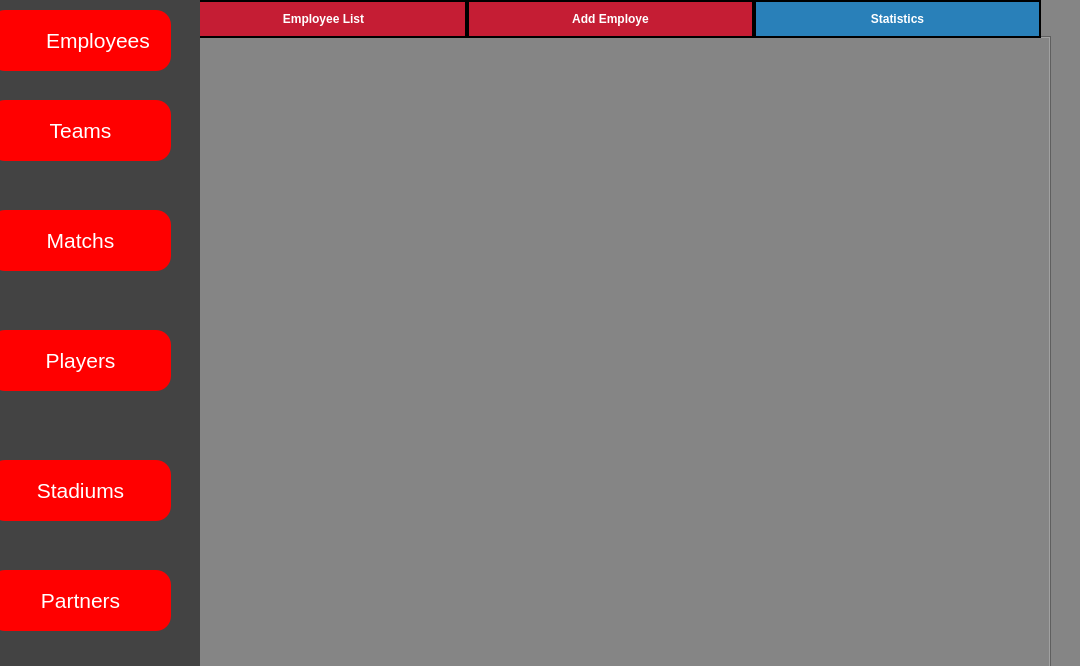
<?xml version="1.0" encoding="UTF-8"?>
<ui version="4.0">
 <class>employeePage</class>
 <widget class="QWidget" name="employeePage">
  <property name="geometry">
   <rect>
    <x>0</x>
    <y>0</y>
    <width>1080</width>
    <height>666</height>
   </rect>
  </property>
  <property name="windowTitle">
   <string>Form</string>
  </property>
  <layout class="QHBoxLayout" name="horizontalLayout" stretch="0,0">
   <property name="spacing">
    <number>0</number>
   </property>
   <property name="leftMargin">
    <number>0</number>
   </property>
   <property name="topMargin">
    <number>0</number>
   </property>
   <property name="rightMargin">
    <number>0</number>
   </property>
   <property name="bottomMargin">
    <number>0</number>
   </property>
   <item>
    <widget class="QWidget" name="sidebar" native="true">
     <property name="sizePolicy">
      <sizepolicy hsizetype="Fixed" vsizetype="Expanding">
       <horstretch>0</horstretch>
       <verstretch>0</verstretch>
      </sizepolicy>
     </property>
     <property name="minimumSize">
      <size>
       <width>200</width>
       <height>0</height>
      </size>
     </property>
     <property name="styleSheet">
      <string notr="true">background-color:#434343;</string>
     </property>
     <widget class="QPushButton" name="employeeButton">
      <property name="geometry">
       <rect>
        <x>-10</x>
        <y>10</y>
        <width>181</width>
        <height>61</height>
       </rect>
      </property>
      <property name="font">
       <font>
        <family>Arial</family>
        <pointsize>16</pointsize>
       </font>
      </property>
      <property name="cursor">
       <cursorShape>PointingHandCursor</cursorShape>
      </property>
      <property name="layoutDirection">
       <enum>Qt::LayoutDirection::LeftToRight</enum>
      </property>
      <property name="styleSheet">
       <string notr="true">QPushButton {
    background-color: red;             /* Red background */
    border-radius: 15px;               /* Rounded corners */
    color: white;                      /* White text */
    border: none;                      /* No border */
    padding: 10px 20px;                /* Padding inside the button */
}

QPushButton:hover {
    background-color: blue;           /* Blue background when hovered */
}

QPushButton[selected=&quot;true&quot;] {
    background-color: blue;            /* Blue background when selected */
}</string>
      </property>
      <property name="text">
       <string>      Employees</string>
      </property>
     </widget>
     <widget class="QPushButton" name="teamsButton">
      <property name="geometry">
       <rect>
        <x>-10</x>
        <y>100</y>
        <width>181</width>
        <height>61</height>
       </rect>
      </property>
      <property name="font">
       <font>
        <family>Arial</family>
        <pointsize>16</pointsize>
       </font>
      </property>
      <property name="cursor">
       <cursorShape>PointingHandCursor</cursorShape>
      </property>
      <property name="layoutDirection">
       <enum>Qt::LayoutDirection::LeftToRight</enum>
      </property>
      <property name="styleSheet">
       <string notr="true">QPushButton {
    background-color: red;             /* Red background */
    border-radius: 15px;               /* Rounded corners */
    color: white;                      /* White text */
    border: none;                      /* No border */
    padding: 10px 20px;                /* Padding inside the button */
}

QPushButton:hover {
    background-color: blue;           /* Blue background when hovered */
}
QPushButton:pressed, QPushButton:checked {
    background-color: blue;           /* Blue background when pressed or selected */
}</string>
      </property>
      <property name="text">
       <string>Teams</string>
      </property>
     </widget>
     <widget class="QPushButton" name="matchsButton">
      <property name="geometry">
       <rect>
        <x>-10</x>
        <y>210</y>
        <width>181</width>
        <height>61</height>
       </rect>
      </property>
      <property name="font">
       <font>
        <family>Arial</family>
        <pointsize>16</pointsize>
       </font>
      </property>
      <property name="cursor">
       <cursorShape>PointingHandCursor</cursorShape>
      </property>
      <property name="layoutDirection">
       <enum>Qt::LayoutDirection::LeftToRight</enum>
      </property>
      <property name="styleSheet">
       <string notr="true">QPushButton {
    background-color: red;             /* Red background */
    border-radius: 15px;               /* Rounded corners */
    color: white;                      /* White text */
    border: none;                      /* No border */
    padding: 10px 20px;                /* Padding inside the button */
}

QPushButton:hover {
    background-color: blue;           /* Blue background when hovered */
}
QPushButton:pressed, QPushButton:checked {
    background-color: blue;           /* Blue background when pressed or selected */
}</string>
      </property>
      <property name="text">
       <string>Matchs</string>
      </property>
     </widget>
     <widget class="QPushButton" name="playersButton">
      <property name="geometry">
       <rect>
        <x>-10</x>
        <y>330</y>
        <width>181</width>
        <height>61</height>
       </rect>
      </property>
      <property name="font">
       <font>
        <family>Arial</family>
        <pointsize>16</pointsize>
       </font>
      </property>
      <property name="cursor">
       <cursorShape>PointingHandCursor</cursorShape>
      </property>
      <property name="layoutDirection">
       <enum>Qt::LayoutDirection::LeftToRight</enum>
      </property>
      <property name="styleSheet">
       <string notr="true">QPushButton {
    background-color: red;             /* Red background */
    border-radius: 15px;               /* Rounded corners */
    color: white;                      /* White text */
    border: none;                      /* No border */
    padding: 10px 20px;                /* Padding inside the button */
}

QPushButton:hover {
    background-color: blue;           /* Blue background when hovered */
}
QPushButton:pressed, QPushButton:checked {
    background-color: blue;           /* Blue background when pressed or selected */
}</string>
      </property>
      <property name="text">
       <string>Players</string>
      </property>
     </widget>
     <widget class="QPushButton" name="stadiumsButton">
      <property name="geometry">
       <rect>
        <x>-10</x>
        <y>460</y>
        <width>181</width>
        <height>61</height>
       </rect>
      </property>
      <property name="font">
       <font>
        <family>Arial</family>
        <pointsize>16</pointsize>
       </font>
      </property>
      <property name="cursor">
       <cursorShape>PointingHandCursor</cursorShape>
      </property>
      <property name="layoutDirection">
       <enum>Qt::LayoutDirection::LeftToRight</enum>
      </property>
      <property name="styleSheet">
       <string notr="true">QPushButton {
    background-color: red;             /* Red background */
    border-radius: 15px;               /* Rounded corners */
    color: white;                      /* White text */
    border: none;                      /* No border */
    padding: 10px 20px;                /* Padding inside the button */
}

QPushButton:hover {
    background-color: blue;           /* Blue background when hovered */
}
QPushButton:pressed, QPushButton:checked {
    background-color: blue;           /* Blue background when pressed or selected */
}</string>
      </property>
      <property name="text">
       <string>Stadiums</string>
      </property>
     </widget>
     <widget class="QPushButton" name="partnersButton">
      <property name="geometry">
       <rect>
        <x>-10</x>
        <y>570</y>
        <width>181</width>
        <height>61</height>
       </rect>
      </property>
      <property name="font">
       <font>
        <family>Arial</family>
        <pointsize>16</pointsize>
       </font>
      </property>
      <property name="cursor">
       <cursorShape>PointingHandCursor</cursorShape>
      </property>
      <property name="layoutDirection">
       <enum>Qt::LayoutDirection::LeftToRight</enum>
      </property>
      <property name="styleSheet">
       <string notr="true">QPushButton {
    background-color: red;             /* Red background */
    border-radius: 15px;               /* Rounded corners */
    color: white;                      /* White text */
    border: none;                      /* No border */
    padding: 10px 20px;                /* Padding inside the button */
}

QPushButton:hover {
    background-color: blue;           /* Blue background when hovered */
}
QPushButton:pressed, QPushButton:checked {
    background-color: blue;           /* Blue background when pressed or selected */
}</string>
      </property>
      <property name="text">
       <string>Partners</string>
      </property>
     </widget>
     <widget class="QLabel" name="empIoyeeIcon">
      <property name="geometry">
       <rect>
        <x>0</x>
        <y>20</y>
        <width>51</width>
        <height>41</height>
       </rect>
      </property>
      <property name="sizePolicy">
       <sizepolicy hsizetype="Preferred" vsizetype="Preferred">
        <horstretch>0</horstretch>
        <verstretch>0</verstretch>
       </sizepolicy>
      </property>
      <property name="styleSheet">
       <string notr="true">background-color:none</string>
      </property>
      <property name="text">
       <string/>
      </property>
      <property name="pixmap">
       <pixmap resource="resources.qrc">:/textures/textures/employeeIcon.png</pixmap>
      </property>
      <property name="scaledContents">
       <bool>true</bool>
      </property>
     </widget>
     <widget class="QLabel" name="teamsIcon">
      <property name="geometry">
       <rect>
        <x>0</x>
        <y>100</y>
        <width>51</width>
        <height>61</height>
       </rect>
      </property>
      <property name="styleSheet">
       <string notr="true">background-color:none</string>
      </property>
      <property name="text">
       <string/>
      </property>
      <property name="pixmap">
       <pixmap resource="resources.qrc">:/textures/textures/teamsIcon.png</pixmap>
      </property>
      <property name="scaledContents">
       <bool>true</bool>
      </property>
     </widget>
     <widget class="QLabel" name="matchsIcon">
      <property name="geometry">
       <rect>
        <x>0</x>
        <y>220</y>
        <width>51</width>
        <height>51</height>
       </rect>
      </property>
      <property name="styleSheet">
       <string notr="true">background-color:none</string>
      </property>
      <property name="text">
       <string/>
      </property>
      <property name="pixmap">
       <pixmap resource="resources.qrc">:/textures/textures/matchsIcon.png</pixmap>
      </property>
      <property name="scaledContents">
       <bool>true</bool>
      </property>
     </widget>
     <widget class="QLabel" name="playersIcon">
      <property name="geometry">
       <rect>
        <x>-20</x>
        <y>320</y>
        <width>91</width>
        <height>71</height>
       </rect>
      </property>
      <property name="styleSheet">
       <string notr="true">background-color:none</string>
      </property>
      <property name="text">
       <string/>
      </property>
      <property name="pixmap">
       <pixmap resource="resources.qrc">:/textures/textures/playersIcon.png</pixmap>
      </property>
      <property name="scaledContents">
       <bool>true</bool>
      </property>
     </widget>
     <widget class="QLabel" name="stadiumIcon">
      <property name="geometry">
       <rect>
        <x>4</x>
        <y>473</y>
        <width>31</width>
        <height>31</height>
       </rect>
      </property>
      <property name="styleSheet">
       <string notr="true">background-color:none</string>
      </property>
      <property name="text">
       <string/>
      </property>
      <property name="pixmap">
       <pixmap resource="resources.qrc">:/textures/textures/stadiumIcon.png</pixmap>
      </property>
      <property name="scaledContents">
       <bool>true</bool>
      </property>
     </widget>
     <widget class="QLabel" name="partnersIcon">
      <property name="geometry">
       <rect>
        <x>-1</x>
        <y>585</y>
        <width>41</width>
        <height>31</height>
       </rect>
      </property>
      <property name="styleSheet">
       <string notr="true">background-color:none</string>
      </property>
      <property name="text">
       <string/>
      </property>
      <property name="pixmap">
       <pixmap resource="resources.qrc">:/textures/textures/partnersIcon.png</pixmap>
      </property>
      <property name="scaledContents">
       <bool>true</bool>
      </property>
     </widget>
    </widget>
   </item>
   <item>
    <widget class="QWidget" name="contentArea" native="true">
     <property name="sizePolicy">
      <sizepolicy hsizetype="Expanding" vsizetype="Expanding">
       <horstretch>0</horstretch>
       <verstretch>0</verstretch>
      </sizepolicy>
     </property>
     <property name="styleSheet">
      <string notr="true">background-color:#858585;
</string>
     </property>
     <widget class="QTabWidget" name="tabWidget">
      <property name="geometry">
       <rect>
        <x>-20</x>
        <y>0</y>
        <width>871</width>
        <height>681</height>
       </rect>
      </property>
      <property name="font">
       <font>
        <bold>true</bold>
       </font>
      </property>
      <property name="styleSheet">
       <string notr="true">QTabBar::tab {
    background: #C51D34;  
    color: white;
    border: 2px solid black;
    padding: 10px;
	width: 263%
	
   
}


QTabBar::tab:selected {
    background: #2980b9;
    color: white;
    font-weight: bold;
}

QTabBar::tab:hover {
    background: lightblue;
    color: black;
}

</string>
      </property>
      <property name="currentIndex">
       <number>2</number>
      </property>
      <widget class="QWidget" name="tab">
       <attribute name="title">
        <string>Employee List</string>
       </attribute>
       <widget class="QLineEdit" name="searchEmployeeInput">
        <property name="geometry">
         <rect>
          <x>120</x>
          <y>70</y>
          <width>181</width>
          <height>31</height>
         </rect>
        </property>
        <property name="font">
         <font>
          <family>Arial</family>
          <pointsize>-1</pointsize>
         </font>
        </property>
        <property name="styleSheet">
         <string notr="true">QLineEdit {
    background-color: white;
    border: 2px solid #C51D34;
    border-radius: 8px;
    padding: 5px;
    color: black;
    font-size: 16px;
}

/* Hover effect */
QLineEdit:hover {
    border-color: #ff3347;
}

/* Focus effect */
QLineEdit:focus {
    border-color: #ff0004;
    box-shadow: none; /* Qt stylesheets do not support box-shadow */
}
</string>
        </property>
        <property name="placeholderText">
         <string>search employee</string>
        </property>
       </widget>
       <widget class="QPushButton" name="searchButton">
        <property name="geometry">
         <rect>
          <x>320</x>
          <y>70</y>
          <width>41</width>
          <height>31</height>
         </rect>
        </property>
        <property name="cursor">
         <cursorShape>PointingHandCursor</cursorShape>
        </property>
        <property name="styleSheet">
         <string notr="true">QPushButton {
background-color:#C51D34;

}
QPushButton:hover {
    background-color: blue; 
}</string>
        </property>
        <property name="text">
         <string/>
        </property>
        <property name="icon">
         <iconset theme="QIcon::ThemeIcon::SystemSearch"/>
        </property>
       </widget>
       <widget class="QPushButton" name="filterButton">
        <property name="geometry">
         <rect>
          <x>380</x>
          <y>70</y>
          <width>41</width>
          <height>31</height>
         </rect>
        </property>
        <property name="cursor">
         <cursorShape>PointingHandCursor</cursorShape>
        </property>
        <property name="styleSheet">
         <string notr="true">QPushButton {
background-color:#C51D34;

}
QPushButton:hover {
    background-color: blue; 
}</string>
        </property>
        <property name="text">
         <string/>
        </property>
        <property name="icon">
         <iconset theme="QIcon::ThemeIcon::AddressBookNew"/>
        </property>
       </widget>
       <widget class="QPushButton" name="exportListButton">
        <property name="geometry">
         <rect>
          <x>120</x>
          <y>580</y>
          <width>221</width>
          <height>31</height>
         </rect>
        </property>
        <property name="font">
         <font>
          <pointsize>18</pointsize>
         </font>
        </property>
        <property name="cursor">
         <cursorShape>PointingHandCursor</cursorShape>
        </property>
        <property name="styleSheet">
         <string notr="true">QPushButton {
background-color:#C51D34;
border-radius:10px;
color:white;
}
QPushButton:hover {
    background-color: blue; 
}</string>
        </property>
        <property name="text">
         <string>Export List</string>
        </property>
        <property name="icon">
         <iconset theme="QIcon::ThemeIcon::DocumentOpen"/>
        </property>
       </widget>
       <widget class="QTableWidget" name="tableWidget">
        <property name="geometry">
         <rect>
          <x>120</x>
          <y>110</y>
          <width>701</width>
          <height>451</height>
         </rect>
        </property>
        <property name="styleSheet">
         <string notr="true">QTableWidget {
    background-color: #ecf0f1;
    border: 4px solid #2980b9; 
    border-radius: 10px;
    gridline-color: #bdc3c7;
    font-size: 14px;
}

QTableWidget::item {
    padding: 10px;
    border-bottom: 1px solid #bdc3c7;
}

QTableWidget::item:selected {
    background-color: #3498db;
    color: white;
    font-weight: bold;
}

QTableWidget::item:hover {
    background-color: #f1c40f;
    color: black;
}

QHeaderView::section {
    background-color: #2980b9; /* Blue header */
    color: white;
    padding: 5px 5px; /* Increase horizontal padding */
    font-size: 15px;
    font-weight: bold;
    border: 1px solid #1c5986;
    min-width: 120px; /* Minimum width for each column */
}

QTableCornerButton::section {
    background-color: #2980b9;
    border: 1px solid #1c5986;
}
</string>
        </property>
        <attribute name="horizontalHeaderStretchLastSection">
         <bool>true</bool>
        </attribute>
        <column>
         <property name="text">
          <string>Identifiant</string>
         </property>
        </column>
        <column>
         <property name="text">
          <string>Nom</string>
         </property>
        </column>
        <column>
         <property name="text">
          <string>Prenom</string>
         </property>
        </column>
        <column>
         <property name="text">
          <string>Department</string>
         </property>
        </column>
        <column>
         <property name="text">
          <string>Actions</string>
         </property>
        </column>
       </widget>
       <widget class="QPushButton" name="nextPageTable">
        <property name="geometry">
         <rect>
          <x>740</x>
          <y>570</y>
          <width>31</width>
          <height>24</height>
         </rect>
        </property>
        <property name="styleSheet">
         <string notr="true">background-color:#C51D34;</string>
        </property>
        <property name="text">
         <string/>
        </property>
        <property name="icon">
         <iconset theme="QIcon::ThemeIcon::MediaSeekBackward"/>
        </property>
       </widget>
       <widget class="QPushButton" name="prevPageTable">
        <property name="geometry">
         <rect>
          <x>780</x>
          <y>569</y>
          <width>31</width>
          <height>24</height>
         </rect>
        </property>
        <property name="styleSheet">
         <string notr="true">background-color:#C51D34;
</string>
        </property>
        <property name="text">
         <string/>
        </property>
        <property name="icon">
         <iconset theme="QIcon::ThemeIcon::MediaSeekForward"/>
        </property>
       </widget>
      </widget>
      <widget class="QWidget" name="tab_2">
       <attribute name="title">
        <string>Add Employe</string>
       </attribute>
       <widget class="QLineEdit" name="firstName">
        <property name="geometry">
         <rect>
          <x>80</x>
          <y>70</y>
          <width>301</width>
          <height>31</height>
         </rect>
        </property>
        <property name="font">
         <font>
          <family>Arial</family>
          <pointsize>-1</pointsize>
         </font>
        </property>
        <property name="styleSheet">
         <string notr="true">QLineEdit {
    background-color: white;
    border: 2px solid #C51D34;
    border-radius: 8px;
    padding: 5px;
    color: black;
    font-size: 16px;
}

/* Hover effect */
QLineEdit:hover {
    border-color: #ff3347;
}

/* Focus effect */
QLineEdit:focus {
    border-color: #ff0004;
    box-shadow: none; /* Qt stylesheets do not support box-shadow */
}
</string>
        </property>
        <property name="text">
         <string/>
        </property>
        <property name="placeholderText">
         <string>First Name</string>
        </property>
       </widget>
       <widget class="QLineEdit" name="lastName">
        <property name="geometry">
         <rect>
          <x>80</x>
          <y>210</y>
          <width>301</width>
          <height>31</height>
         </rect>
        </property>
        <property name="font">
         <font>
          <family>Arial</family>
          <pointsize>-1</pointsize>
         </font>
        </property>
        <property name="styleSheet">
         <string notr="true">QLineEdit {
    background-color: white;
    border: 2px solid #C51D34;
    border-radius: 8px;
    padding: 5px;
    color: black;
    font-size: 16px;
}

/* Hover effect */
QLineEdit:hover {
    border-color: #ff3347;
}

/* Focus effect */
QLineEdit:focus {
    border-color: #ff0004;
    box-shadow: none; /* Qt stylesheets do not support box-shadow */
}
</string>
        </property>
        <property name="placeholderText">
         <string>Last Name</string>
        </property>
       </widget>
       <widget class="QLineEdit" name="adress">
        <property name="geometry">
         <rect>
          <x>80</x>
          <y>330</y>
          <width>301</width>
          <height>31</height>
         </rect>
        </property>
        <property name="font">
         <font>
          <family>Arial</family>
          <pointsize>-1</pointsize>
         </font>
        </property>
        <property name="styleSheet">
         <string notr="true">QLineEdit {
    background-color: white;
    border: 2px solid #C51D34;
    border-radius: 8px;
    padding: 5px;
    color: black;
    font-size: 16px;
}

/* Hover effect */
QLineEdit:hover {
    border-color: #ff3347;
}

/* Focus effect */
QLineEdit:focus {
    border-color: #ff0004;
    box-shadow: none; /* Qt stylesheets do not support box-shadow */
}
</string>
        </property>
        <property name="placeholderText">
         <string>Address</string>
        </property>
       </widget>
       <widget class="QLineEdit" name="numTlf">
        <property name="geometry">
         <rect>
          <x>500</x>
          <y>70</y>
          <width>321</width>
          <height>31</height>
         </rect>
        </property>
        <property name="font">
         <font>
          <family>Arial</family>
          <pointsize>-1</pointsize>
         </font>
        </property>
        <property name="styleSheet">
         <string notr="true">QLineEdit {
    background-color: white;
    border: 2px solid #C51D34;
    border-radius: 8px;
    padding: 5px;
    color: black;
    font-size: 16px;
}

/* Hover effect */
QLineEdit:hover {
    border-color: #ff3347;
}

/* Focus effect */
QLineEdit:focus {
    border-color: #ff0004;
    box-shadow: none; /* Qt stylesheets do not support box-shadow */
}
</string>
        </property>
        <property name="placeholderText">
         <string>Phone Number</string>
        </property>
       </widget>
       <widget class="QComboBox" name="department">
        <property name="geometry">
         <rect>
          <x>490</x>
          <y>330</y>
          <width>321</width>
          <height>31</height>
         </rect>
        </property>
        <property name="styleSheet">
         <string notr="true">QComboBox {
    background-color: white;
    border: 2px solid #C51D34;
    border-radius: 8px;
    padding: 5px;
    color: black;
    font-size: 16px;
    selection-background-color: #C51D34;
}

/* Drop-down arrow area */
QComboBox::drop-down {
    border: none;
    width: 30px;
    background-color: #C51D34;
    border-top-right-radius: 8px;
    border-bottom-right-radius: 8px;
}

/* When the combo box is hovered */
QComboBox:hover {
    border-color: #ff3347;
}

/* When the combo box is focused */
QComboBox:focus {
    border-color: #ff0004;
}

/* Style for the dropdown list */
QComboBox QAbstractItemView {
    background-color: white;
    border: 2px solid #C51D34;
    selection-background-color: #ff0004;
    selection-color: white;
    border-radius: 8px;
	color:black;
}

</string>
        </property>
        <item>
         <property name="text">
          <string>Select Department</string>
         </property>
        </item>
        <item>
         <property name="text">
          <string>Human resources</string>
         </property>
        </item>
        <item>
         <property name="text">
          <string>Federation</string>
         </property>
        </item>
        <item>
         <property name="text">
          <string>Municipality</string>
         </property>
        </item>
        <item>
         <property name="text">
          <string/>
         </property>
        </item>
       </widget>
       <widget class="QLineEdit" name="poste">
        <property name="geometry">
         <rect>
          <x>490</x>
          <y>210</y>
          <width>321</width>
          <height>31</height>
         </rect>
        </property>
        <property name="font">
         <font>
          <family>Arial</family>
          <pointsize>-1</pointsize>
         </font>
        </property>
        <property name="styleSheet">
         <string notr="true">QLineEdit {
    background-color: white;
    border: 2px solid #C51D34;
    border-radius: 8px;
    padding: 5px;
    color: black;
    font-size: 16px;
}

/* Hover effect */
QLineEdit:hover {
    border-color: #ff3347;
}

/* Focus effect */
QLineEdit:focus {
    border-color: #ff0004;
    box-shadow: none; /* Qt stylesheets do not support box-shadow */
}
</string>
        </property>
        <property name="placeholderText">
         <string>Position</string>
        </property>
       </widget>
       <widget class="QPushButton" name="addEmployeeButton">
        <property name="geometry">
         <rect>
          <x>330</x>
          <y>480</y>
          <width>221</width>
          <height>31</height>
         </rect>
        </property>
        <property name="font">
         <font>
          <pointsize>18</pointsize>
         </font>
        </property>
        <property name="cursor">
         <cursorShape>PointingHandCursor</cursorShape>
        </property>
        <property name="styleSheet">
         <string notr="true">QPushButton {
background-color:#C51D34;
border-radius:10px;
color:white;
}
QPushButton:hover {
    background-color: blue; 
}</string>
        </property>
        <property name="text">
         <string>Add Employee</string>
        </property>
        <property name="icon">
         <iconset theme="QIcon::ThemeIcon::ListAdd"/>
        </property>
       </widget>
      </widget>
      <widget class="QWidget" name="tab_3">
       <attribute name="title">
        <string>Statistics</string>
       </attribute>
       <widget class="QSplitter" name="splitter">
        <property name="geometry">
         <rect>
          <x>50</x>
          <y>110</y>
          <width>779</width>
          <height>283</height>
         </rect>
        </property>
        <property name="orientation">
         <enum>Qt::Orientation::Horizontal</enum>
        </property>
       </widget>
      </widget>
     </widget>
    </widget>
   </item>
  </layout>
 </widget>
 <resources>
  <include location="resources.qrc"/>
 </resources>
 <connections/>
</ui>
